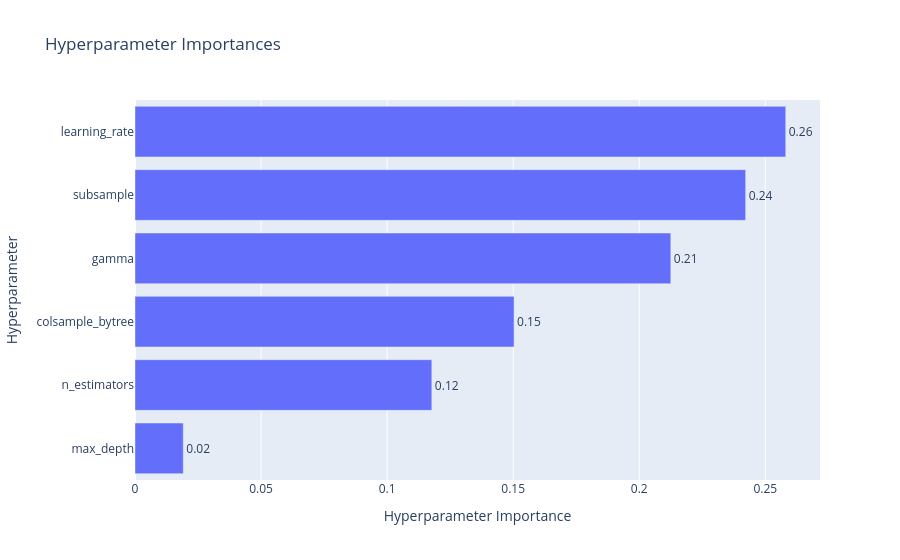
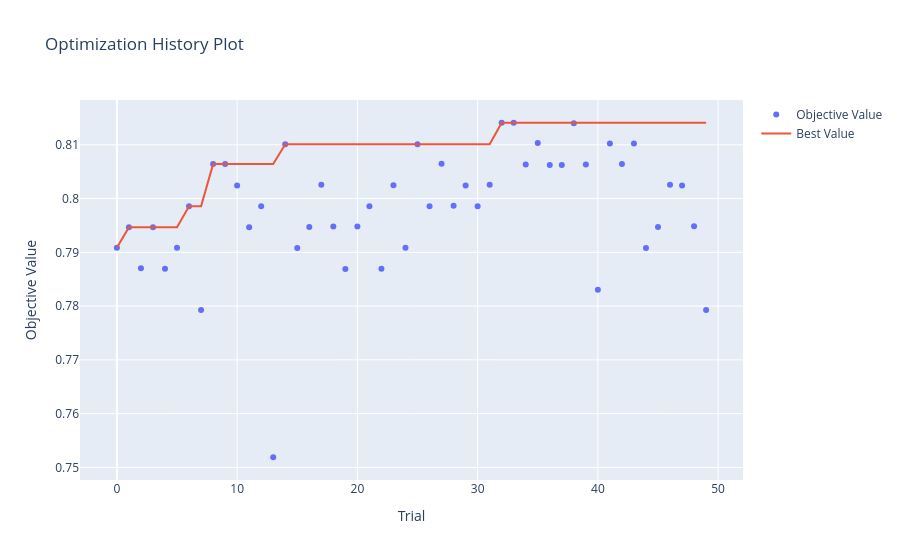

The code cell stored with these charts, in order, in its notebook:
### Code cell
fig = optuna.visualization.plot_param_importances(study)
fig.show()

fig = optuna.visualization.plot_optimization_history(study)
fig.show()

### Figure 1 — Plotly figure (JSON) as saved in the notebook; plotly's stock layout.template omitted (floating-point values rounded to 4 significant figures)
{"data": [{"cliponaxis": false, "hovertemplate": ["max_depth (IntDistribution): 0.019144958113102246<extra></extra>", "n_estimators (IntDistribution): 0.11772368658758815<extra></extra>", "colsample_bytree (FloatDistribution): 0.15033805344357126<extra></extra>", "gamma (FloatDistribution): 0.21250427118360493<extra></extra>", "subsample (FloatDistribution): 0.24219551437048548<extra></extra>", "learning_rate (FloatDistribution): 0.258093516301648<extra></extra>"], "name": "Objective Value", "orientation": "h", "text": ["0.02", "0.12", "0.15", "0.21", "0.24", "0.26"], "textposition": "outside", "type": "bar", "x": [0.01914, 0.1177, 0.1503, 0.2125, 0.2422, 0.2581], "y": ["max_depth", "n_estimators", "colsample_bytree", "gamma", "subsample", "learning_rate"]}], "layout": {"title": {"text": "Hyperparameter Importances"}, "xaxis": {"title": {"text": "Hyperparameter Importance"}}, "yaxis": {"title": {"text": "Hyperparameter"}}}}

### Figure 2 — Plotly figure (JSON) as saved in the notebook; plotly's stock layout.template omitted (floating-point values rounded to 4 significant figures)
{"data": [{"mode": "markers", "name": "Objective Value", "type": "scatter", "x": [0, 1, 2, 3, 4, 5, 6, 7, 8, 9, 10, 11, 12, 13, 14, 15, 16, 17, 18, 19, 20, 21, 22, 23, 24, 25, 26, 27, 28, 29, 30, 31, 32, 33, 34, 35, 36, 37, 38, 39, 40, 41, 42, 43, 44, 45, 46, 47, 48, 49], "y": [0.7909, 0.7946, 0.787, 0.7946, 0.787, 0.7909, 0.7986, 0.7793, 0.8064, 0.8064, 0.8024, 0.7946, 0.7986, 0.7519, 0.8101, 0.7908, 0.7947, 0.8026, 0.7948, 0.7869, 0.7948, 0.7986, 0.787, 0.8025, 0.7909, 0.8101, 0.7986, 0.8065, 0.7986, 0.8024, 0.7986, 0.8026, 0.8141, 0.8141, 0.8063, 0.8103, 0.8063, 0.8063, 0.814, 0.8063, 0.783, 0.8103, 0.8064, 0.8103, 0.7908, 0.7947, 0.8026, 0.8024, 0.7949, 0.7793]}, {"mode": "lines", "name": "Best Value", "type": "scatter", "x": [0, 1, 2, 3, 4, 5, 6, 7, 8, 9, 10, 11, 12, 13, 14, 15, 16, 17, 18, 19, 20, 21, 22, 23, 24, 25, 26, 27, 28, 29, 30, 31, 32, 33, 34, 35, 36, 37, 38, 39, 40, 41, 42, 43, 44, 45, 46, 47, 48, 49], "y": [0.7909, 0.7946, 0.7946, 0.7946, 0.7946, 0.7946, 0.7986, 0.7986, 0.8064, 0.8064, 0.8064, 0.8064, 0.8064, 0.8064, 0.8101, 0.8101, 0.8101, 0.8101, 0.8101, 0.8101, 0.8101, 0.8101, 0.8101, 0.8101, 0.8101, 0.8101, 0.8101, 0.8101, 0.8101, 0.8101, 0.8101, 0.8101, 0.8141, 0.8141, 0.8141, 0.8141, 0.8141, 0.8141, 0.8141, 0.8141, 0.8141, 0.8141, 0.8141, 0.8141, 0.8141, 0.8141, 0.8141, 0.8141, 0.8141, 0.8141]}, {"marker": {"color": "#cccccc"}, "mode": "markers", "name": "Infeasible Trial", "showlegend": false, "type": "scatter", "x": [], "y": []}], "layout": {"title": {"text": "Optimization History Plot"}, "xaxis": {"title": {"text": "Trial"}}, "yaxis": {"title": {"text": "Objective Value"}}}}
